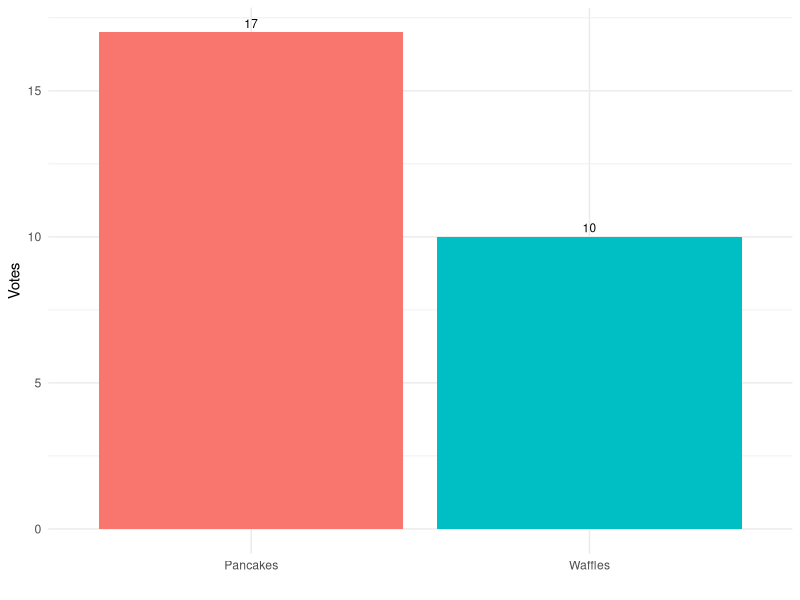
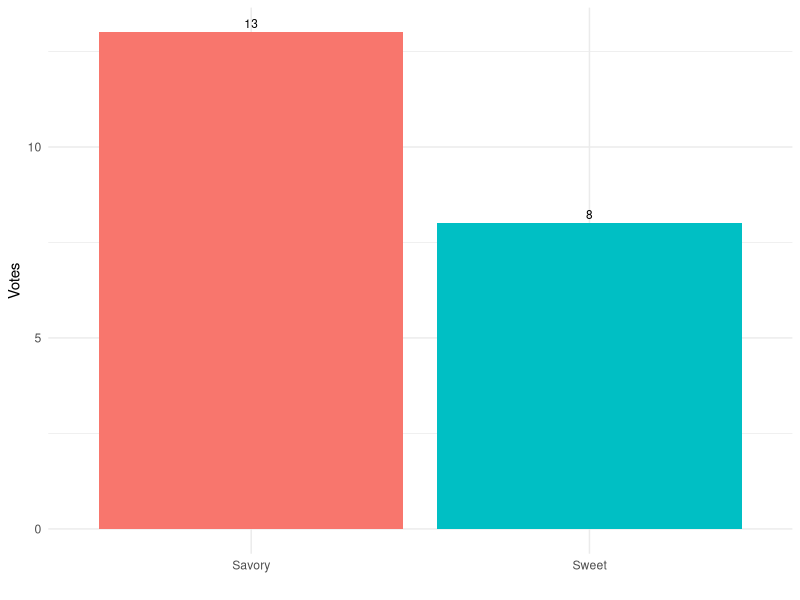

Source code (R) for these figures, in order:
## ---- chunk 1
library(tidyverse)
library(here)
library(kableExtra)
## ---- chunk 2
data = readxl::read_xlsx(here("whiteboardpollresults.xlsx")) %>%
  filter(question == "5")

ggplot(data) +
  geom_bar(aes(x=option,y=votes,fill=option), stat="identity") +
  geom_text(aes(x=option,y=votes,label=votes), vjust=-0.5, color = "black", size = 3) +
  labs(fill="",
       x="",
       y="Votes") +
  theme_minimal() +
  theme(legend.position = "none")
## ---- chunk 3
data = readxl::read_xlsx(here("whiteboardpollresults.xlsx")) %>%
  filter(question == "6")

ggplot(data) +
  geom_bar(aes(x=option,y=votes,fill=option), stat="identity") +
  geom_text(aes(x=option,y=votes,label=votes), vjust=-0.5, color = "black", size = 3) +
  labs(fill="",
       x="",
       y="Votes") +
  theme_minimal() +
  theme(legend.position = "none")
